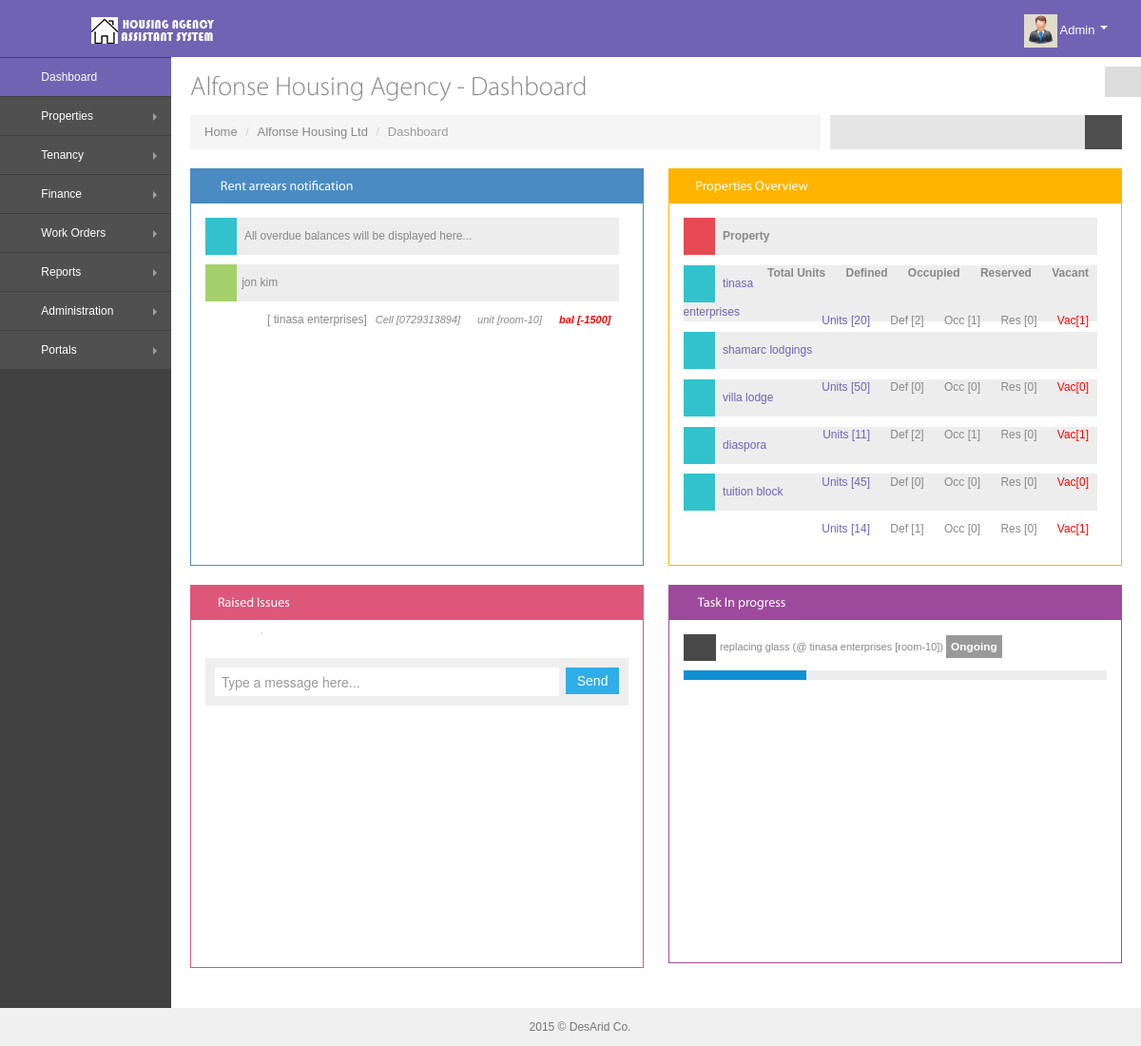
The page / (signed in) on the database its author committed.
### tables this page shows
CREATE TABLE `tenants` (
  `tenant_id` int(11) NOT NULL,
  `tenant_name` varchar(100) NOT NULL,
  `tnational_id` int(11) NOT NULL,
  `tenant_address` varchar(100) NOT NULL,
  `tenant_mobile` varchar(100) NOT NULL,
  `tenant_county` varchar(100) NOT NULL,
  `property_id` varchar(100) NOT NULL,
  `unit_id` varchar(11) NOT NULL,
  `lease_status` varchar(100) NOT NULL,
  `date` varchar(100) NOT NULL,
  `user` varchar(10) NOT NULL
);

CREATE TABLE `units` (
  `unit_id` int(11) NOT NULL,
  `unit_name` varchar(100) NOT NULL,
  `unit_size` varchar(100) NOT NULL,
  `tenant_id` varchar(11) NOT NULL,
  `property_id` varchar(11) NOT NULL,
  `lipa_kodi` varchar(100) NOT NULL,
  `rent` varchar(100) NOT NULL,
  `status` varchar(100) NOT NULL,
  `date` varchar(100) NOT NULL
);

CREATE TABLE `properties` (
  `property_id` int(11) NOT NULL,
  `property_name` varchar(100) NOT NULL,
  `storeys` int(11) NOT NULL,
  `units` int(11) NOT NULL,
  `owner_id` int(11) NOT NULL,
  `caretaker_id` int(11) NOT NULL,
  `location` varchar(100) NOT NULL,
  `county` varchar(100) NOT NULL,
  `date` varchar(100) NOT NULL
);

CREATE TABLE `all_transactions` (
  `transaction_id` int(11) NOT NULL,
  `service_id` varchar(100) NOT NULL,
  `tenant_id` varchar(11) NOT NULL,
  `property_id` varchar(10) NOT NULL,
  `unit_id` varchar(10) NOT NULL,
  `balance` varchar(100) NOT NULL,
  `trans_status` varchar(100) NOT NULL,
  `trans_date` varchar(50) NOT NULL,
  `trans_nature` varchar(100) NOT NULL
);

CREATE TABLE `workorders` (
  `work_id` int(11) NOT NULL,
  `issue_id` varchar(100) NOT NULL,
  `summary` varchar(100) NOT NULL,
  `date_opened` varchar(100) NOT NULL,
  `date_due` varchar(100) NOT NULL,
  `work_status` varchar(100) NOT NULL,
  `co_id` varchar(100) NOT NULL,
  `work_cost` varchar(10) NOT NULL
);

### index.php (the view, shortened to what the rows shown need)
<!DOCTYPE html>
 <html lang="en">
<head>
   <link href="assets/bootstrap/css/bootstrap.min.css" rel="stylesheet" />
   <link href="assets/bootstrap/css/bootstrap-responsive.min.css" rel="stylesheet" />
   <link href="assets/bootstrap/css/bootstrap-fileupload.css" rel="stylesheet" />
   <link href="assets/font-awesome/css/font-awesome.css" rel="stylesheet" />
   <link href="css/style.css" rel="stylesheet" />
   <link href="css/style-responsive.css" rel="stylesheet" />
   <link href="css/style-default.css" rel="stylesheet" id="style_color" />
   <link href="assets/fullcalendar/fullcalendar/bootstrap-fullcalendar.css" rel="stylesheet" />
   <link href="assets/jquery-easy-pie-chart/jquery.easy-pie-chart.css" rel="stylesheet" type="text/css" media="screen"/>
</head>
<body class="fixed-top">
   <div id="container" class="row-fluid">
      <div id="main-content">
         <div class="container-fluid">
              <div class="row-fluid">
                 <div class="span6">
                     <div class="widget blue">
                         <div class="widget-body" >
                             <ul class="item-list scroller padding"  style="overflow: hidden; width: auto; height: 320px;" data-always-visible="1">
                                 <?php
                              $query=mysql_query("SELECT MAX(transaction_id),tenant_id,balance,unit_id AS id,tenant_id,balance,unit_id  FROM all_transactions GROUP BY tenant_id ORDER BY balance DESC");
								while($row=mysql_fetch_array($query))
										  {
										  $tid=$row["tenant_id"];
										  $query2			= mysql_query('SELECT * FROM tenants WHERE tenant_id="'.$tid.'"');
	                                                 $row3 = mysql_fetch_assoc($query2);
					                                  $name=  $row3["tenant_name"];
					                                  $mob=  $row3["tenant_mobile"];
					                                  $max=$row["MAX(transaction_id)"];
										  $query2=mysql_query("SELECT balance FROM all_transactions WHERE transaction_id='$max'");
												 if($query2)
												   {
												   $row2=mysql_fetch_array($query2);
										            $ball=$row2["balance"];
										          }
										        $query3=mysql_query("SELECT units.*,properties.* FROM units LEFT JOIN properties ON units.property_id=properties.property_id WHERE tenant_id='$tid'");
										           if($query3)
										           {
										           $row3=mysql_fetch_array($query3);
										           $pname=$row3["property_name"];
										           $uname=$row3["unit_name"];
										        		   }
										        		   else{mysql_error();}
					                                  if($ball < 0)
					                                  {
					                                  echo '<li>';
				                                     echo '<span class="label label-success"><i class="icon-bell"></i></span>';
				                                     echo '<span>'.$name."<div class='pull-right'><i></i>[ ".$pname.']</span>';
				                                     echo '<span class="small italic "><i>Cell  </i>['.$mob.']</span>';
				                                     echo '<span class="small italic "><i>unit  </i>['.$uname.']</span>';
				                                     echo '<span class="small italic bold" style="color:red;"><i>bal  </i>['.$ball.']</span></div>';
				                                         }
				                                         else
				                                         {
				                                         }
										  }
                                 ?>
                         </div>
                     </div>
                 </div>
                 <div class="span6">
                    <div class="widget yellow">
                         <div class="widget-body">
                           <ul class="item-list scroller padding"  style="overflow: hidden; width: auto; height: 320px;" data-always-visible="1">
                           <?php
                           $query1=mysql_query("SELECT * FROM properties");
                           $stat="Unoccupied";
                           $stat2="Occupied";
                           $stat3="Reserved";
							if($query1)
									{
									while($row=mysql_fetch_array($query1))
									  {
									  $prop=$row["property_name"];
									  $pid=$row["property_id"];
									  $tunits=$row["units"];
									  $query2=mysql_query("SELECT * FROM units WHERE property_id='$pid'");
									  if($query2)
									   {
									   $udef		= mysql_num_rows($query2);
									   }
									   else{}
									   $query3=mysql_query("SELECT * FROM units WHERE status='$stat' AND property_id='$pid'");
									  if($query3)
									   {
									   $vac		= mysql_num_rows($query3);
									   }
									   else{echo mysql_error();}
									   $query4=mysql_query("SELECT * FROM units WHERE status='$stat2' AND property_id='$pid'");
									  if($query4)
									   {
									   $occ		= mysql_num_rows($query4);
									   }
									   else{echo mysql_error();}
									   $query5=mysql_query("SELECT * FROM units WHERE status='$stat3' AND property_id='$pid'");
									  if($query5)
									   {
									   $res		= mysql_num_rows($query5);
									   }
									   else{echo mysql_error();}
							echo  '
                            <li>
                                     <span class="label label-info"><i class=" icon-home"></i></span>
                                     <a href="properties.php"><span >'.$prop.'</span></a>
                                     <div class="pull-right ">
                                     <a href="properties.php"><span>'."Units [".$tunits."]".'</span></a>
                                     <span>'."Def [".$udef."]".'</span>
                                     <span>'."Occ [".$occ."]".'</span>
                                     <span>'."Res [".$res."]".'</span>
                                    <a href="properties.php"><span style="color:red;">'."Vac[".$vac."]".'</span></a>
                                     </div>
                                 </li> ';
									  }
									}
							else
									{
									echo mysql_error();
									}
                           ?>
                           </ul>
                         </div>
                     </div>
                 </div>
             </div>
            <div class="row-fluid">
                <div class="span6">
                    <div class="widget purple">
                        <div class="widget-body">
                            <ul class="unstyled"  style="overflow: hidden; width: auto; height: 320px;">
                             <?php
									$query="SELECT workorders.*,properties.*,units.*,tenant_issues.* FROM workorders ";
									$query.="LEFT JOIN tenant_issues  ON tenant_issues.issue_id=workorders.issue_id ";
									$query.="LEFT JOIN units ON units.unit_id=tenant_issues.unit_id ";
									$query.="LEFT JOIN properties ON properties.property_id=units.property_id WHERE work_status='Open' ";
									$query1=mysql_query($query);
							if($query1)
									{
									while($row=mysql_fetch_array($query1))
									  {
									  $sum=$row["summary"];
									    $unit=$row["unit_name"];
									 $prop=$row["property_name"];
									 echo '
                             <li>
                                    <span class="btn btn-inverse"> <i class=" icon-briefcase"></i></span> <span class="small"> '.$sum.' (@ '.$prop.' ['.$unit.']) </span> <strong class="label"> Ongoing</strong>
                                    <div class="space10"></div>
                                    <div class="progress">
                                        <div style="width: '.rand(10,100).'%;" class="bar"></div>
                                    </div>
                                </li>
                                ';
                                     }
                                  }
                                 else {echo mysql_error();}
                            ?>
                            </ul>
                        </div>
                    </div>
                </div>
            </div>
         </div>
      </div>
</body>
</html>

### rows shown on the page
tenants: tenant_name "jon kim", tenant_mobile "0729313894"
units: property.property_name "tinasa enterprises", unit_name "room-10"
all_transactions: balance "-1500"
properties: property_name "tinasa enterprises", units "20", udef "2", occ "1", res "0", vac "1"
properties: property_name "shamarc lodgings", units "50", udef "0", occ "0", res "0", vac "0"
properties: property_name "villa lodge", units "11", udef "2", occ "1", res "0", vac "1"
properties: property_name "diaspora", units "45", udef "0", occ "0", res "0", vac "0"
properties: property_name "tuition block", units "14", udef "1", occ "0", res "0", vac "1"
workorders: summary "replacing glass", properties.property_name "tinasa enterprises", units.unit_name "room-10"

### other values the page prints
$_SESSION['uname'] "Admin"
